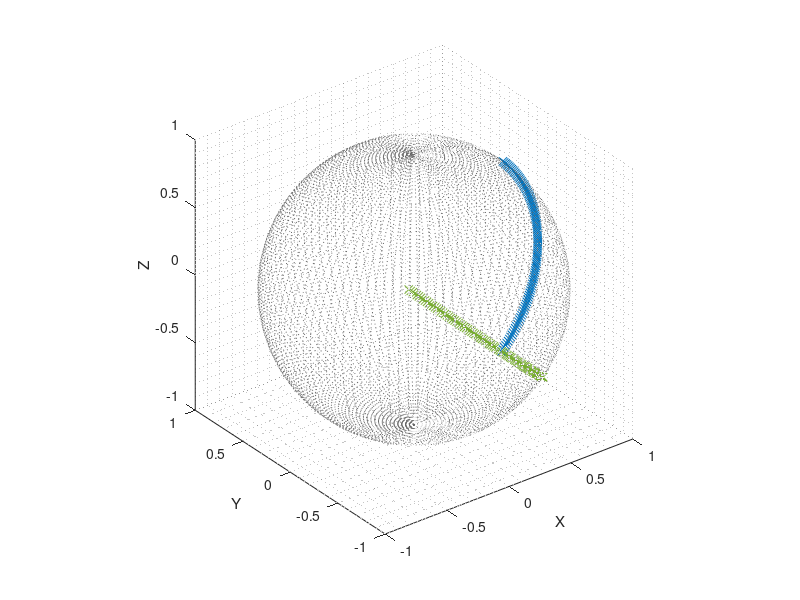

The MATLAB script that drew this image:
clear
close all
clc

%%
N = 100;

r     = 1;
theta = 0;
phi   = -pi/4:pi/2/N:pi/4 - 1/N;

a = pi/2;
b = pi/4;
c = 0;

rot_x = [1, 0, 0; 0, cos(a), -sin(a); 0, sin(a), cos(a)];
rot_y = [cos(b), 0, sin(b); 0, 1, 0; -sin(b), 0, cos(b)];
rot_z = [cos(c), -sin(c), 0; sin(c), cos(c), 0; 0, 0, 1];


[X, Y, Z] = sphere(100);

%%
x = r.*cos(theta).*cos(phi);
y = r.*sin(theta).*cos(phi);
z = r.*sin(phi);

xyzRot = rot_y*rot_x*[x; y; z];
xR = xyzRot(1, :);
yR = xyzRot(2, :);
zR = xyzRot(3, :);

figure, plot3(x, y, z, 'x');
axis equal, xlabel('X'), ylabel('Y'), zlabel('Z'), grid minor, hold on;
plot3(X, Y, Z, 'LineStyle', ':', 'Color', [0.4 0.4 0.4]);
plot3(xR, yR, zR, 'x');